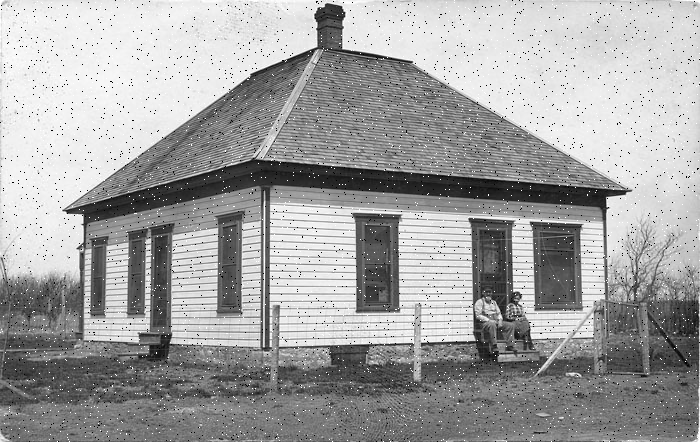
#> input picture task2.png, 700 x 442 px
$ python task2.py
#> lines starting #> are read from the running program, lines starting #| are printed output that depends on the picture
#> further down, noise_img is the input picture: shape (442, 700); min 0, max 255, mean 162.3
#!/usr/bin/env python
# coding: utf-8

# In[3]:


"""
 Grayscale Image Processing
(Due date: Nov. 26, 11:59 P.M., 2021)

The goal of this task is to experiment with two commonly used
image processing techniques: image denoising and edge detection.
Specifically, you are given a grayscale image with salt-and-pepper noise,
which is named 'task2.png' for your code testing.
Note that different image might be used when grading your code.

You are required to write programs to:
(i) denoise the image using 3x3 median filter;
(ii) detect edges in the denoised image along both x and y directions using Sobel operators (provided in line 30-32).
(iii) design two 3x3 kernels and detect edges in the denoised image along both 45° and 135° diagonal directions.
Hint:
• Zero-padding is needed before filtering or convolution.
• Normalization is needed before saving edge images. You can normalize image using the following equation:
    normalized_img = 255 * frac{img - min(img)}{max(img) - min(img)}

Do NOT modify the code provided to you.
You are NOT allowed to use OpenCV library except the functions we already been imported from cv2.
You are allowed to use Numpy for basic matrix calculations EXCEPT any function/operation related to convolution or correlation.
You should NOT use any other libraries, which provide APIs for convolution/correlation ormedian filtering.
Please write the convolution code ON YOUR OWN.
"""

from cv2 import imread, imwrite, imshow, IMREAD_GRAYSCALE, namedWindow, waitKey, destroyAllWindows
import numpy as np

# Sobel operators are given here, do NOT modify them.
sobel_x = np.array([[1, 0, -1], [2, 0, -2], [1, 0, -1]]).astype(int)
sobel_y = np.array([[1, 2, 1], [0, 0, 0], [-1, -2, -1]]).astype(int)


def filter(img):
    """
    :param img: numpy.ndarray(int), image
    :return denoise_img: numpy.ndarray(int), image, same size as the input image

    Apply 3x3 Median Filter and reduce salt-and-pepper noises in the input noise image
    """
    m,n = np.shape(img)
#> m = 442; n = 700
    padded_img = np.pad(img, (1,), 'constant')
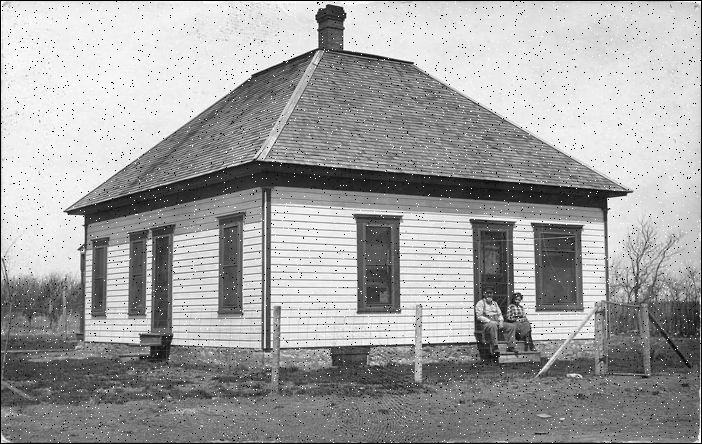
#> padded_img: shape (444, 702); min 0, max 255, mean 161.1
    denoise_img = np.zeros((m,n))
    for i in range(1, m+1):
        for j in range(1, n+1):
            temp = [padded_img[i-1][j-1], padded_img[i][j-1], padded_img[i+1][j-1], padded_img[i-1][j], padded_img[i][j], padded_img[i+1][j], padded_img[i-1][j+1], padded_img[i][j+1], padded_img[i+1][j+1]]
            temp.sort()
            denoise_img[i-1][j-1] = temp[4]
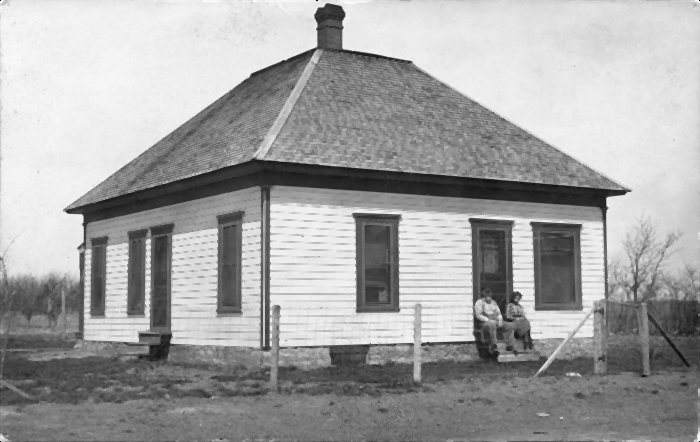
#> denoise_img: shape (442, 700) float64; min 0, max 255, mean 163.6
    return denoise_img


def convolve2d(img, kernel):
    """
    :param img: numpy.ndarray, image
    :param kernel: numpy.ndarray, kernel
    :return conv_img: numpy.ndarray, image, same size as the input image

    Convolves a given image (or matrix) and a given kernel.
    """
    m,n = np.shape(img)
#> m = 442; n = 700
    kernel = np.flip(kernel)
    padded_img = np.pad(img, (1,), 'constant')
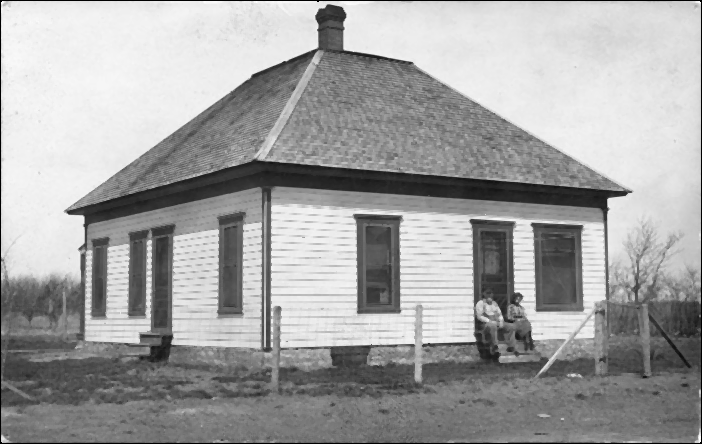
#> padded_img: shape (444, 702) float64; min 0, max 255, mean 162.4

    conv_img = np.zeros((m,n))
    for i in range(1, m+1):
        for j in range(1, n+1):
            pixel = 0
            for p in range(3):
                for q in range(3):
                    pixel += padded_img[i + p - 1][j + q - 1] * kernel[p][q]
            conv_img[i-1][j-1] = pixel


    return conv_img


def edge_detect(img):
    """
    :param img: numpy.ndarray(int), image
    :return edge_x: numpy.ndarray(int), image, same size as the input image, edges along x direction
    :return edge_y: numpy.ndarray(int), image, same size as the input image, edges along y direction
    :return edge_mag: numpy.ndarray(int), image, same size as the input image,
                      magnitude of edges by combining edges along two orthogonal directions.

    Detect edges using Sobel kernel along x and y directions.
    Please use the Sobel operators provided in line 30-32.
    Calculate magnitude of edges by combining edges along two orthogonal directions.
    All returned images should be normalized to [0, 255].
    """

    edge_x = convolve2d(img, sobel_x)
    edge_y = convolve2d(img, sobel_y)
#> after the loop in convolve2d (call 2), `for i in range(1, m+1):`:
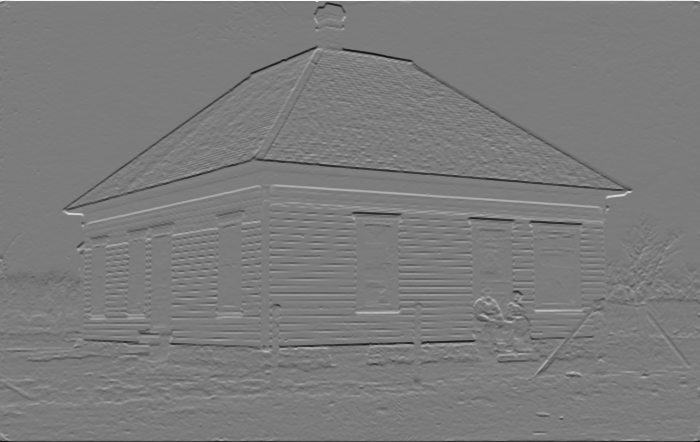
#> conv_img: shape (442, 700) float64; min -957, max 1009, mean -1; drawn with min black and max white
    edge_mag = (edge_x ** 2 + edge_y ** 2) ** 0.5
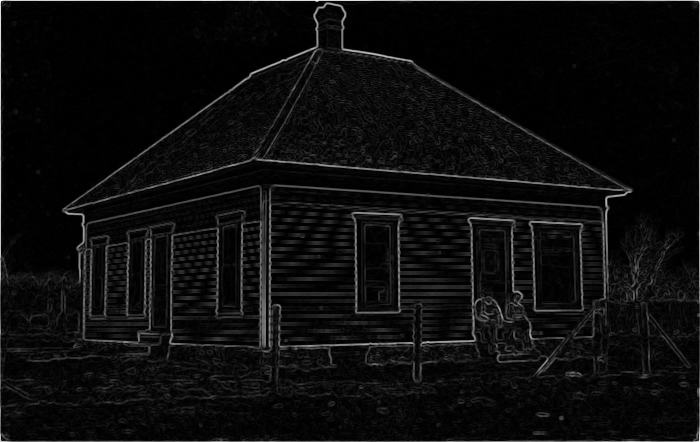
#> edge_mag: shape (442, 700) float64; min 0, max 1120, mean 59.5; drawn with min black and max white

    edge_x = ((edge_x - edge_x.min()) / (edge_x.max() - edge_x.min())) * 255
    edge_y = ((edge_y - edge_y.min()) / (edge_y.max() - edge_y.min())) * 255
    edge_mag = ((edge_mag - edge_mag.min()) / (edge_mag.max() - edge_mag.min())) * 255

    return edge_x, edge_y, edge_mag


def edge_diag(img):
    """
    :param img: numpy.ndarray(int), image
    :return edge_45: numpy.ndarray(int), image, same size as the input image, edges along x direction
    :return edge_135: numpy.ndarray(int), image, same size as the input image, edges along y direction

    Design two 3x3 kernels to detect the diagonal edges of input image. Please print out the kernels you designed.
    Detect diagonal edges along 45° and 135° diagonal directions using the kernels you designed.
    All returned images should be normalized to [0, 255].
    """

    # TO DO: implement your solution here
    sobel_45 = np.array([[0, 1, 2], [-1, 0, 1], [-2, -1, 0]]).astype(int)
    sobel_135 = np.array([[2, 1, 0], [1, 0, -1], [0, -1, -2]]).astype(int)
    edge_45_img = convolve2d(img, sobel_45)
    edge_45_img = ((edge_45_img - edge_45_img.min()) / (edge_45_img.max() - edge_45_img.min())) * 255
    edge_135_img = convolve2d(img, sobel_135)
    edge_135_img = ((edge_135_img - edge_135_img.min()) / (edge_135_img.max() - edge_135_img.min())) * 255
    print(sobel_45, "\n\n", sobel_135) # print the two kernels you designed here
    return edge_45_img, edge_135_img


if __name__ == "__main__":
    noise_img = imread('task2.png', IMREAD_GRAYSCALE)
    denoise_img = filter(noise_img)
    imwrite('results/task2_denoise.jpg', denoise_img)
    edge_x_img, edge_y_img, edge_mag_img = edge_detect(denoise_img)
    imwrite('results/task2_edge_x.jpg', edge_x_img)
    imwrite('results/task2_edge_y.jpg', edge_y_img)
    imwrite('results/task2_edge_mag.jpg', edge_mag_img)
    edge_45_img, edge_135_img = edge_diag(denoise_img)
#> after the loop in convolve2d (call 3), `for i in range(1, m+1):`:
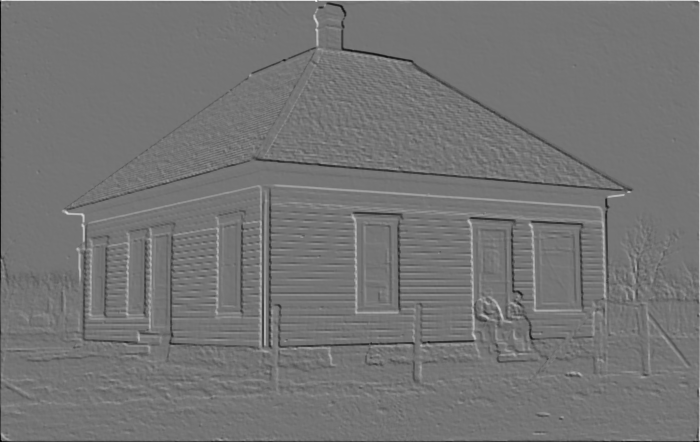
#> conv_img: shape (442, 700) float64; min -843, max 1000, mean -0.7; drawn with min black and max white
#> after the loop in convolve2d (call 4), `for i in range(1, m+1):`:
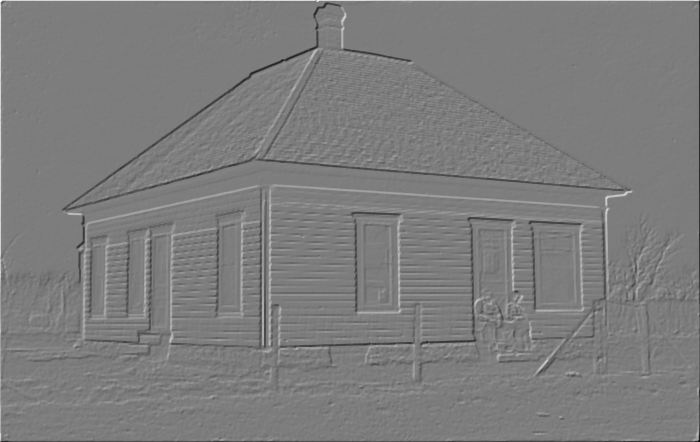
#> conv_img: shape (442, 700) float64; min -984, max 1018, mean -0.7; drawn with min black and max white
    imwrite('results/task2_edge_diag1.jpg', edge_45_img)
    imwrite('results/task2_edge_diag2.jpg', edge_135_img)


# In[ ]:


# In[ ]:
